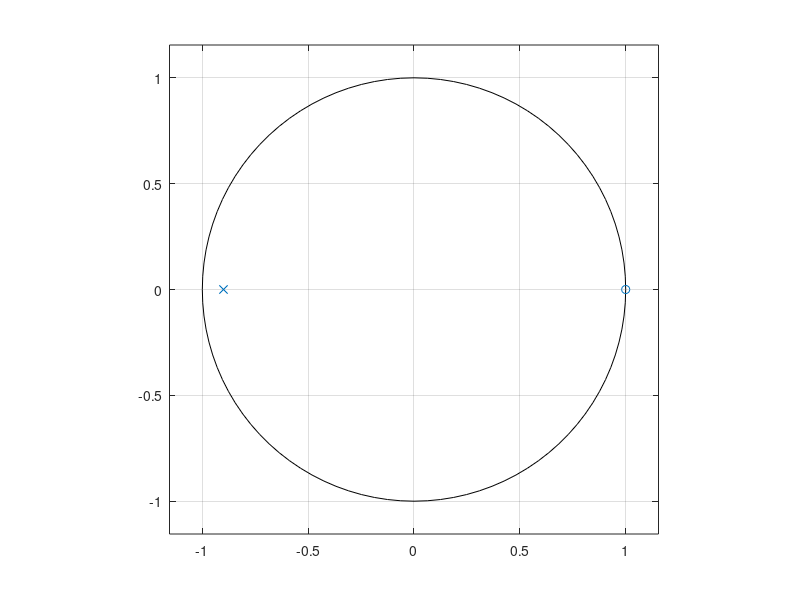
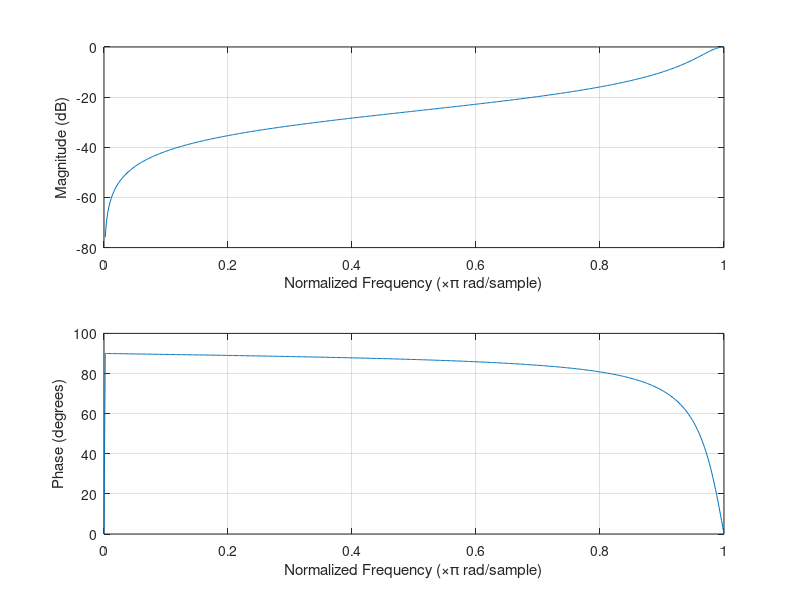
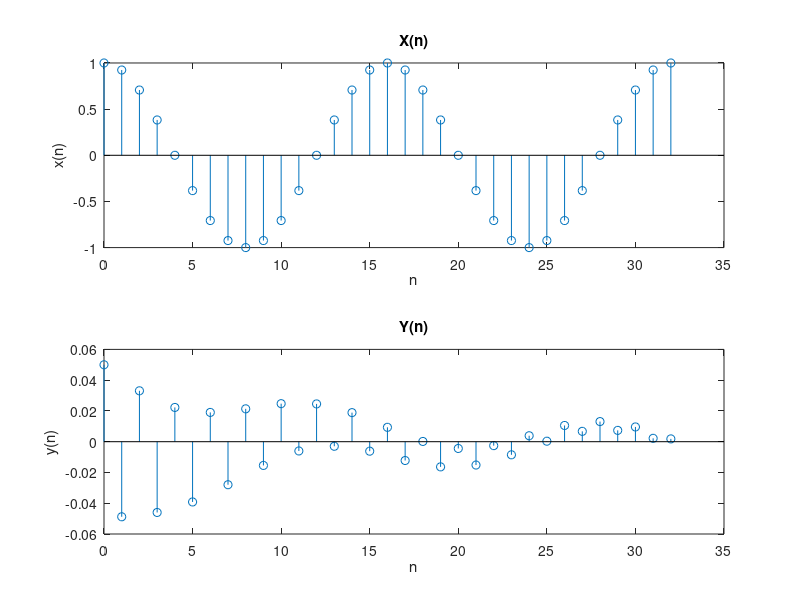
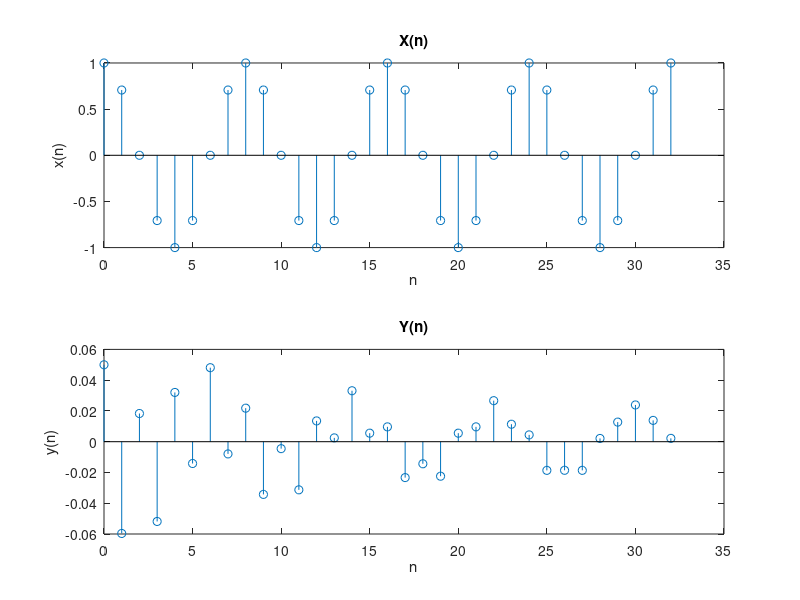

The MATLAB source for these figures, in order: (Note: this script raises an error after producing the figures.)
close all
clear
clc

z = -1;
b0 = (1+0.9*z^-1)/(1-z^-1);
num = b0*[1 -1];
den = [1 0.9];
figure();
zplane(num,den);
figure();
freqz(num,den);
type = "HPF";

n = 0:32;
x1 = cos(2*pi*n/16);
x2 = cos(2*pi*n/8);
x3 = cos(2*pi*n/4);
y1 = filter(num,den,x1);
y2 = filter(num,den,x2);
y3 = filter(num,den,x3);

%X1 response
figure('Name', 'X1 Response')
subplot(2,1,1)
stem(n,x1)
title 'X(n)'
xlabel n
ylabel x(n)
subplot(2,1,2)
stem(n,y1)
title 'Y(n)'
xlabel n
ylabel y(n)

%X2 response
figure('Name', 'X2 Response')
subplot(2,1,1)
stem(n,x2)
title 'X(n)'
xlabel n
ylabel x(n)
subplot(2,1,2)
stem(n,y2)
title 'Y(n)'
xlabel n
ylabel y(n)

%X3 response
figure('Name', 'X3 Response')
subplot(2,1,1)
stem(n,x3)
title 'X(n)'
xlabel n
ylabel x(n)
subplot(2,1,2)
stem(n,y3)
title 'Y(n)'
xlabel n
ylabel y(n)

%Read Music
[x,Fs] = audioread('hideaway.mp3');
original = audioplayer(x,Fs);

y = filter(num, den, x);
filtered = audioplayer(y,Fs);